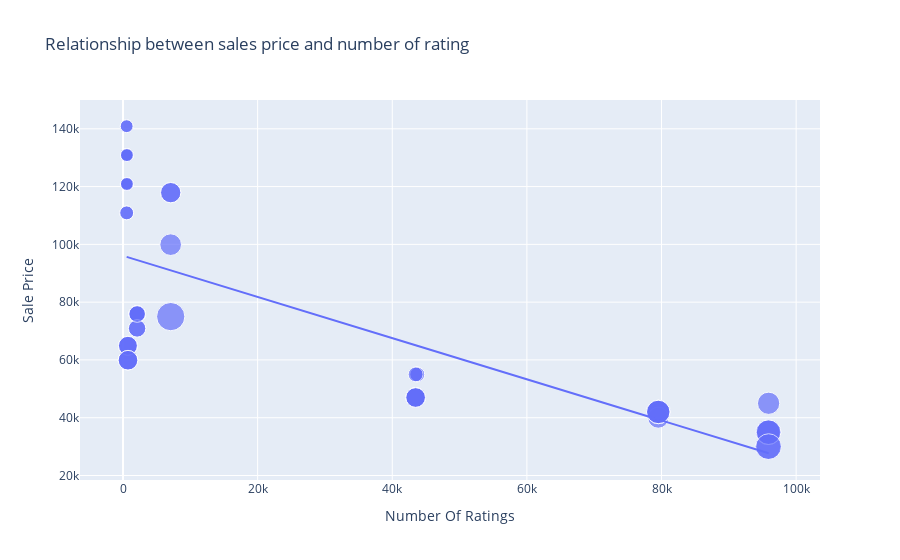

Write notebook code for a chart like this one.
### Code cell
figure = px.scatter(data_frame=data, x="Number Of Ratings", y="Sale Price", size="Discount Percentage", trendline="ols", title="Relationship between sales price and number of rating")
figure.show()
